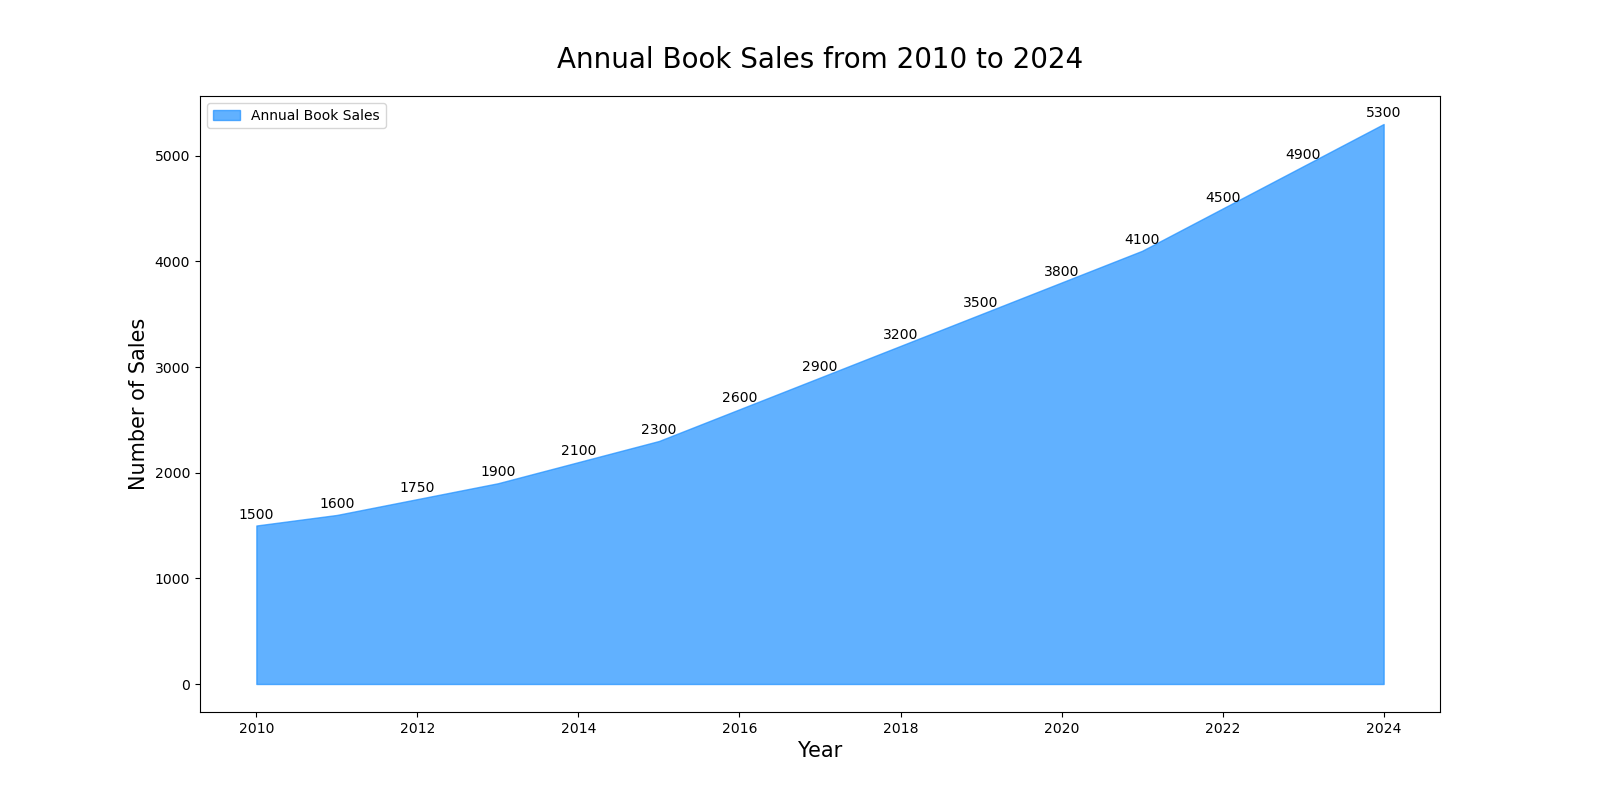

Write Python code to recreate this figure.
import matplotlib.pyplot as plt

# Data
years = range(2010, 2025)
annual_book_sales = [1500, 1600, 1750, 1900, 2100, 2300, 2600, 2900, 3200, 3500, 3800, 4100, 4500, 4900, 5300]

# Plot
fig, ax = plt.subplots(figsize=(16, 8))

# Plotting the area chart
ax.fill_between(years, annual_book_sales, color="#1E90FF", alpha=0.7, label='Annual Book Sales')

# Titles and labels
ax.set_title('Annual Book Sales from 2010 to 2024', fontsize=20, pad=20)
ax.set_xlabel('Year', fontsize=15)
ax.set_ylabel('Number of Sales', fontsize=15)

# Customizing the y-axis to get a better understanding of scales
ax.set_yscale('linear')

# Annotation
for i, txt in enumerate(annual_book_sales):
    ax.annotate(txt, (years[i], annual_book_sales[i]), textcoords="offset points", xytext=(0,5), ha='center')

# Legend
ax.legend(loc='upper left')

plt.show()
